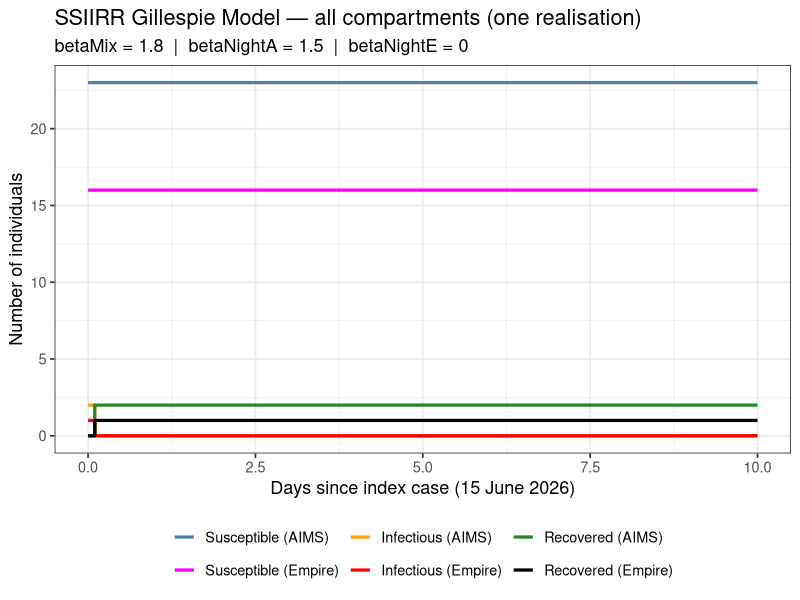
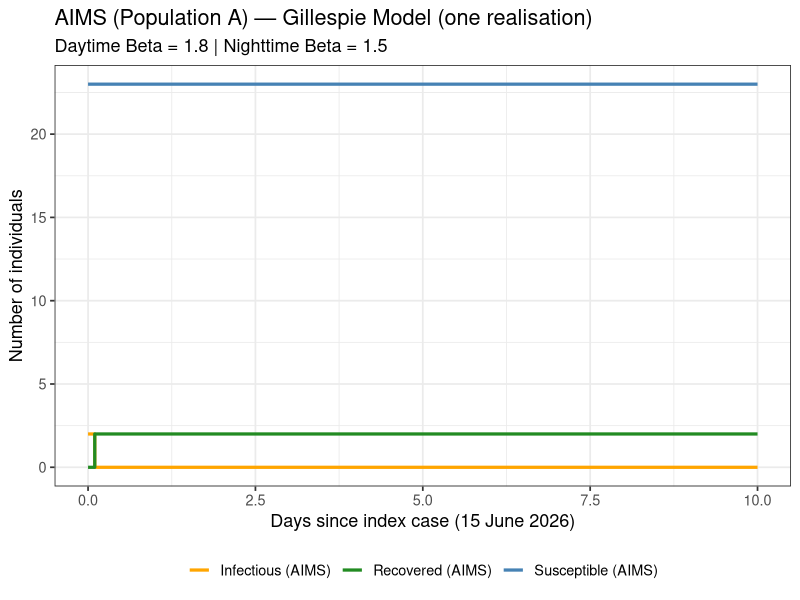
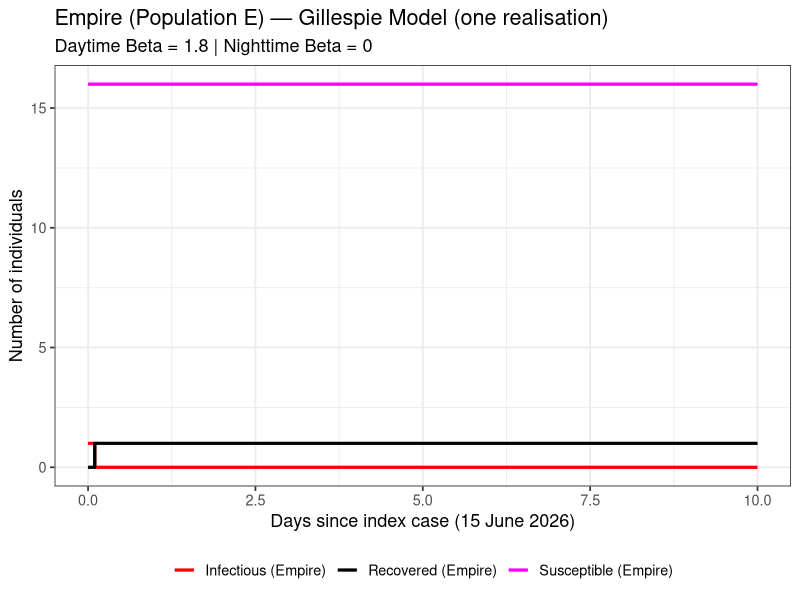
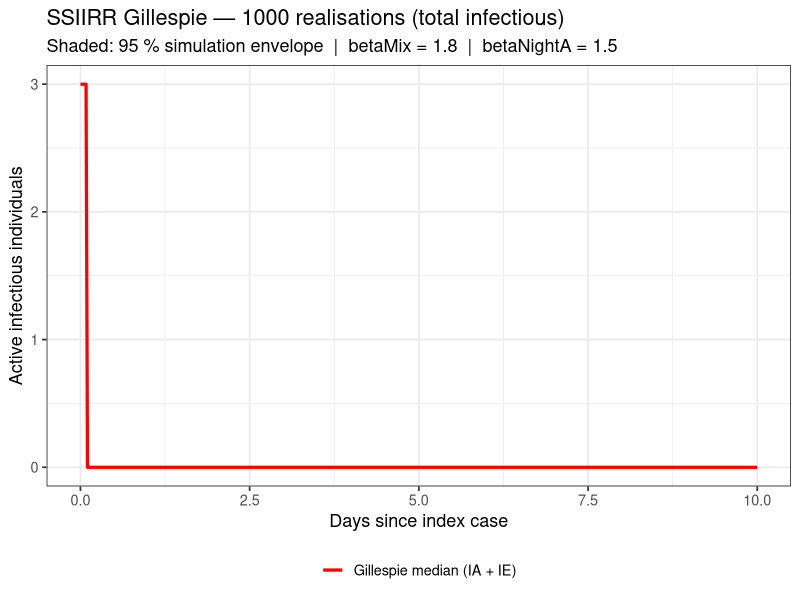
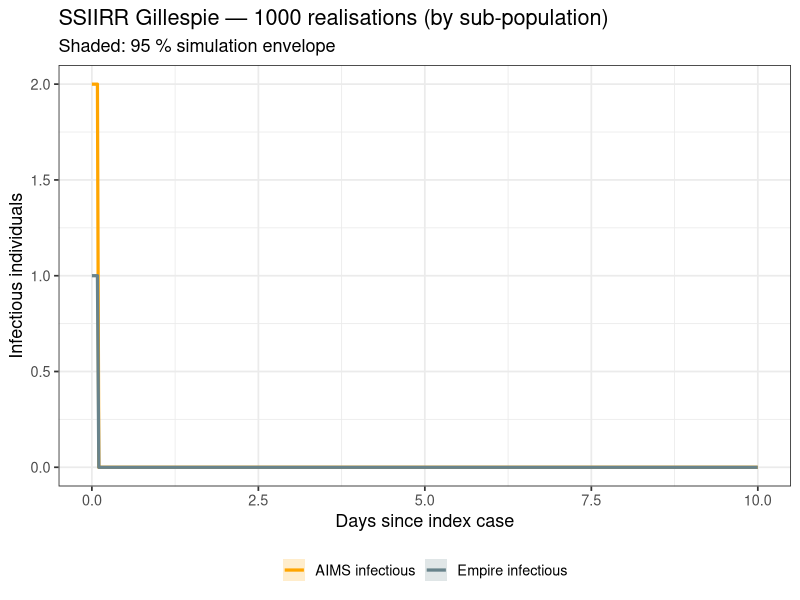

These charts were generated, in order, by the following R code:
# Date    : 22 July 2026
# Authors : Mandita Rakei (original), updated to match SSIIRR deterministic ODE
# Purpose : Gillespie (stochastic) SSIIRR model — two sub-populations (AIMS & Empire)
#           with time-varying (daytime / nighttime) betas

# ---------------------------------------------------------------------------
# Model Description
# ---------------------------------------------------------------------------
# Two sub-populations sharing AIMS during the day:
#   Population A — residents of AIMS     (N_A = 25)
#   Population E — residents of Empire   (N_E = 17)
#
# Compartments: SA, SE, IA, IE, RA, RE
#
# Force of infection mirrors the ODE exactly:
#   DAYTIME   (day_fraction in [0.3328, 0.77071]):
#     inf_mix  = betaMix  * (IA + IE) / N0   <- shared AIMS mixing
#     inf_NA   = 0                             <- no AIMS-only night contact
#     inf_NE   = 0                             <- no Empire-only night contact
#
#   NIGHTTIME (all other hours):
#     inf_mix  = 0
#     inf_NA   = betaNightA * IA / N_A        <- AIMS residents only
#     inf_NE   = betaNightE * IE / N_E        <- Empire residents only
#
# Transitions and rates (exactly matching ODE derivatives):
#   Event               Change                  Rate
#   Infect SA (day)     SA -> IA                (inf_mix) * SA
#   Infect SA (night)   SA -> IA                (inf_NA)  * SA
#   Infect SE (day)     SE -> IE                (inf_mix) * SE
#   Infect SE (night)   SE -> IE                (inf_NE)  * SE
#   Recover IA          IA -> RA                gammaA * IA
#   Recover IE          IE -> RE                gammaE * IE

# ---------------------------------------------------------------------------
# Step 0: Load packages
# ---------------------------------------------------------------------------

library(tidyverse)
library(lubridate)

# ---------------------------------------------------------------------------
# Step 1: Load data and set initial conditions (mirrors ODE script exactly)
# ---------------------------------------------------------------------------

data <- read.csv("MMF-Final+Locations+Doctors.csv", stringsAsFactors = FALSE)

data$Date     <- as.Date(data$Date, format = "%d/%m/%Y")
data$DateTime <- as.POSIXct(paste(data$Date, data$Time),
                            format = "%Y-%m-%d %H:%M:%S")
data$Day      <- as.numeric(data$Date - min(data$Date))

# Location == 1 -> IE (Empire), Location == 0 -> IA (AIMS)
data$Status <- ifelse(data$Location == 1, "IE", "IA")

# Index cases — same logic as ODE script
I0_IE <- sum(data$Location == 1 & data$Infected.by == "Started")
I0_IA <- sum(data$Location == 0 & data$Infected.by == "Started")

# Population sizes — identical to ODE script
N0  <- 42
N_A <- 25
N_E <- 17
S0_A <- N_A - I0_IA
S0_E <- N_E - I0_IE

# Initial state vector — compartment names and order match pop.ssiirr in ODE
y0 <- c(
  SE = S0_E,
  SA = S0_A,
  IA = I0_IA,
  IE = I0_IE,
  RA = 0,
  RE = 0
)

#cat("Initial conditions:\n"); print(y0)

# ---------------------------------------------------------------------------
# Step 2: Parameters — identical to the ODE script
# ---------------------------------------------------------------------------

betaMixprior    <- 1.8
betaNightAprior <- 1.5
betaNightEprior <- 0       # Empire has no night-only transmission in the ODE

params <- c(
  betaMix    = betaMixprior,
  betaNightA = betaNightAprior,
  betaNightE = betaNightEprior,
  gammaA     = 1,
  gammaE     = 1,
  N0         = N0,
  N_A        = N_A,
  N_E        = N_E
)

# Daytime window (fraction of day) — matches ODE exactly
DAYTIME_START <- 0.3328
DAYTIME_END   <- 0.77071

#cat("\nParameters:\n"); print(params)

# ---------------------------------------------------------------------------
# Helper: time-of-day betas (replicates the ifelse logic in the ODE)
# ---------------------------------------------------------------------------

get_betas <- function(t, params) {
  day_fraction <- t %% 1
  is_daytime   <- (day_fraction >= DAYTIME_START) & (day_fraction <= DAYTIME_END)
  
  if (is_daytime) {
    list(
      beta_M  = params["betaMix"],
      beta_NA = 0,
      beta_NE = 0
    )
  } else {
    list(
      beta_M  = 0,
      beta_NA = params["betaNightA"],
      beta_NE = params["betaNightE"]
    )
  }
}

# ---------------------------------------------------------------------------
# Step 3: Single Gillespie step — six possible events, time-dependent rates
# ---------------------------------------------------------------------------

event_ssiirr <- function(time, SA, SE, IA, IE, RA, RE, params, t_end) {
  with(as.list(params), {
    
    betas   <- get_betas(time, params)
    inf_mix <- betas$beta_M  * (IA + IE) / N0
    inf_NA  <- betas$beta_NA * IA / N_A
    inf_NE  <- betas$beta_NE * IE / N_E
    
    # Six event rates — exactly the terms in the ODE derivatives
    rates <- c(
      infect_A_mix   = inf_mix * SA,          # daytime AIMS infection
      infect_A_night = inf_NA  * SA,           # nighttime AIMS-only infection
      infect_E_mix   = inf_mix * SE,           # daytime Empire infection
      infect_E_night = inf_NE  * SE,           # nighttime Empire-only infection
      recover_A      = gammaA  * IA,
      recover_E      = gammaE  * IE
    )
    
    total_rate <- sum(rates)
    
    new_infection <- 0
    
    if (total_rate == 0) {
      # Epidemic is over — jump to end of simulation
      return(data.frame(
        time = t_end,
        SA = SA, SE = SE, IA = IA, IE = IE, RA = RA, RE = RE,
        new_infection = 0
      ))
    }
    
    # Time to next event (exponential inter-arrival)
    #event_time <- time + rexp(1, total_rate)
    event_time <- 0.1
    # Which event fires?
    event_type <- sample(names(rates), 1, prob = rates / total_rate)
    #print(event_type)
    switch(event_type,
           "infect_A_mix"   = { SA <- SA - 1; IA <- IA + 1; new_infection <- 1 },
           "infect_A_night" = { SA <- SA - 1; IA <- IA + 1; new_infection <- 1 },
           "infect_E_mix"   = { SE <- SE - 1; IE <- IE + 1; new_infection <- 1 },
           "infect_E_night" = { SE <- SE - 1; IE <- IE + 1; new_infection <- 1 },
           "recover_A"      = { IA <- IA - 1; RA <- RA + 1 },
           "recover_E"      = { IE <- IE - 1; RE <- RE + 1 }
    )
    
    return(data.frame(
      time = event_time,
      SA = SA, SE = SE, IA = IA, IE = IE, RA = RA, RE = RE,
      new_infection = new_infection
    ))
  })
}

# ---------------------------------------------------------------------------
# Step 4: Full Gillespie simulation from t = 0 to t_end
#         Includes a CI (cumulative incidence) column to mirror ssiirr_CI
# ---------------------------------------------------------------------------

simulate_ssiirr <- function(t_end, y, params) {
  with(as.list(y), {
    
    CI <- 0
    
    ts <- data.frame(
      time = 0,
      SA = SA, SE = SE, IA = IA, IE = IE, RA = RA, RE = RE,
      CI = CI
    )
    current <- ts[1, ]
    
    while (current$time < t_end) {
      
      nxt <- event_ssiirr(
        time = current$time,
        SA   = current$SA,
        SE   = current$SE,
        IA   = current$IA,
        IE   = current$IE,
        RA   = current$RA,
        RE   = current$RE,
        params = params,
        t_end  = t_end
      )
      
      # Stop if next event falls beyond t_end
      if (nxt$time >= t_end) break
      
      CI <- CI + nxt$new_infection
      
      current <- data.frame(
        time = nxt$time,
        SA   = nxt$SA, SE = nxt$SE,
        IA   = nxt$IA, IE = nxt$IE,
        RA   = nxt$RA, RE = nxt$RE,
        CI   = CI
      )
      ts <- rbind(ts, current)
    }
    
    # Final row at exactly t_end for clean downstream indexing
    ts <- rbind(ts, data.frame(
      time = t_end,
      SA   = current$SA, SE = current$SE,
      IA   = current$IA, IE = current$IE,
      RA   = current$RA, RE = current$RE,
      CI   = CI
    ))
    
    return(ts)
  })
}

# ---------------------------------------------------------------------------
# Step 5: Run one realisation
# ---------------------------------------------------------------------------

#set.seed(42)
final_time <- 10     # days — same horizon as the ODE script
ts1 <- simulate_ssiirr(final_time, y0, params)

cat("\nGillespie trajectory (last 6 rows):\n"); print(tail(ts1))

# ---------------------------------------------------------------------------
# Step 6a: Plot all six compartments (mirrors ODE compartment plot)
# ---------------------------------------------------------------------------

ts1_long <- ts1 %>%
  pivot_longer(cols      = c(SA, SE, IA, IE, RA, RE),
               names_to  = "Compartment",
               values_to = "Count") %>%
  mutate(Compartment = factor(Compartment,
                              levels = c("SA", "SE", "IA", "IE", "RA", "RE")))

ggplot(ts1_long, aes(x = time, y = Count, colour = Compartment)) +
  geom_step(linewidth = 1.1) +
  scale_colour_manual(
    values = c(SA = "steelblue", SE = "magenta",
               IA = "orange",   IE = "red",
               RA = "forestgreen", RE = "black"),
    labels = c(SA = "Susceptible (AIMS)",
               SE = "Susceptible (Empire)",
               IA = "Infectious (AIMS)",
               IE = "Infectious (Empire)",
               RA = "Recovered (AIMS)",
               RE = "Recovered (Empire)")
  ) +
  xlab("Days since index case (15 June 2026)") +
  ylab("Number of individuals") +
  ggtitle("SSIIRR Gillespie Model — all compartments (one realisation)",
          subtitle = paste0("betaMix = ", params["betaMix"],
                            "  |  betaNightA = ", params["betaNightA"],
                            "  |  betaNightE = ", params["betaNightE"])) +
  theme_bw(base_size = 13) +
  theme(legend.position = "bottom", legend.title = element_blank())

# ---------------------------------------------------------------------------
# Step 6b: AIMS compartments only (mirrors ODE AIMS plot)
# ---------------------------------------------------------------------------

ts1_long_A <- ts1 %>%
  pivot_longer(cols = c(SA, IA, RA),
               names_to  = "Compartment",
               values_to = "Count")

ggplot(ts1_long_A, aes(x = time, y = Count, colour = Compartment)) +
  geom_step(linewidth = 1.1) +
  scale_colour_manual(
    values = c(SA = "steelblue", IA = "orange", RA = "forestgreen"),
    labels = c(SA = "Susceptible (AIMS)",
               IA = "Infectious (AIMS)",
               RA = "Recovered (AIMS)")
  ) +
  xlab("Days since index case (15 June 2026)") +
  ylab("Number of individuals") +
  ggtitle("AIMS (Population A) — Gillespie Model (one realisation)",
          subtitle = paste0("Daytime Beta = ", params["betaMix"],
                            " | Nighttime Beta = ", params["betaNightA"])) +
  theme_bw(base_size = 13) +
  theme(legend.position = "bottom", legend.title = element_blank())

# ---------------------------------------------------------------------------
# Step 6c: Empire compartments only (mirrors ODE Empire plot)
# ---------------------------------------------------------------------------

ts1_long_E <- ts1 %>%
  pivot_longer(cols = c(SE, IE, RE),
               names_to  = "Compartment",
               values_to = "Count")

ggplot(ts1_long_E, aes(x = time, y = Count, colour = Compartment)) +
  geom_step(linewidth = 1.1) +
  scale_colour_manual(
    values = c(SE = "magenta", IE = "red", RE = "black"),
    labels = c(SE = "Susceptible (Empire)",
               IE = "Infectious (Empire)",
               RE = "Recovered (Empire)")
  ) +
  xlab("Days since index case (15 June 2026)") +
  ylab("Number of individuals") +
  ggtitle("Empire (Population E) — Gillespie Model (one realisation)",
          subtitle = paste0("Daytime Beta = ", params["betaMix"],
                            " | Nighttime Beta = ", params["betaNightE"])) +
  theme_bw(base_size = 13) +
  theme(legend.position = "bottom", legend.title = element_blank())

# ---------------------------------------------------------------------------
# Step 7: Multiple realisations — median + 95 % envelope
# ---------------------------------------------------------------------------

n_sims   <- 1000
time_out <- seq(0, final_time, by = 0.02083)   # ~30-min grid, matches ODE step

# Helper: look up compartment value at each grid point (last-value carry-forward)
get_compartment_at <- function(traj, tgrid, col) {
  sapply(tgrid, function(t) {
    idx <- max(which(traj$time <= t))
    traj[[col]][idx]
  })
}

set.seed(2024)
sim_list <- lapply(seq_len(n_sims), function(i) {
  traj <- simulate_ssiirr(final_time, y0, params)
  data.frame(
    sim  = i,
    time = time_out,
    SA   = get_compartment_at(traj, time_out, "SA"),
    SE   = get_compartment_at(traj, time_out, "SE"),
    IA   = get_compartment_at(traj, time_out, "IA"),
    IE   = get_compartment_at(traj, time_out, "IE"),
    RA   = get_compartment_at(traj, time_out, "RA"),
    RE   = get_compartment_at(traj, time_out, "RE"),
    CI   = get_compartment_at(traj, time_out, "CI")
  )
})

sim_all <- bind_rows(sim_list)

# Summarise per time point
ensemble <- sim_all %>%
  group_by(time) %>%
  summarise(
    IA_med = median(IA), IA_lo = quantile(IA, 0.025), IA_hi = quantile(IA, 0.975),
    IE_med = median(IE), IE_lo = quantile(IE, 0.025), IE_hi = quantile(IE, 0.975),
    SA_med = median(SA), SA_lo = quantile(SA, 0.025), SA_hi = quantile(SA, 0.975),
    SE_med = median(SE), SE_lo = quantile(SE, 0.025), SE_hi = quantile(SE, 0.975),
    RA_med = median(RA), RA_lo = quantile(RA, 0.025), RA_hi = quantile(RA, 0.975),
    RE_med = median(RE), RE_lo = quantile(RE, 0.025), RE_hi = quantile(RE, 0.975),
    .groups = "drop"
  )

# --- Plot: total infectious (IA + IE) ensemble ---
ggplot(ensemble, aes(x = time)) +
  geom_ribbon(aes(ymin = IA_lo + IE_lo, ymax = IA_hi + IE_hi),
              fill = "tomato", alpha = 0.25) +
  geom_line(aes(y = IA_med + IE_med, colour = "Gillespie median (IA + IE)"),
            linewidth = 1.1) +
  scale_colour_manual(values = c("Gillespie median (IA + IE)" = "red")) +
  xlab("Days since index case") +
  ylab("Active infectious individuals") +
  ggtitle(
    paste0("SSIIRR Gillespie — ", n_sims, " realisations (total infectious)"),
    subtitle = paste0("Shaded: 95 % simulation envelope  |  ",
                      "betaMix = ", params["betaMix"],
                      "  |  betaNightA = ", params["betaNightA"])
  ) +
  theme_bw(base_size = 13) +
  theme(legend.position = "bottom", legend.title = element_blank())

# --- Plot: AIMS vs Empire infectious separately ---
ensemble_long <- ensemble %>%
  select(time, IA_med, IE_med, IA_lo, IE_lo, IA_hi, IE_hi) %>%
  pivot_longer(
    cols      = -time,
    names_to  = c("Compartment", ".value"),
    names_sep = "_"
  )

ggplot(ensemble_long, aes(x = time, colour = Compartment, fill = Compartment)) +
  geom_ribbon(aes(ymin = lo, ymax = hi), alpha = 0.2, colour = NA) +
  geom_line(aes(y = med), linewidth = 1.1) +
  scale_colour_manual(values = c(IA = "orange", IE = "lightblue4"),
                      labels = c(IA = "AIMS infectious",
                                 IE = "Empire infectious")) +
  scale_fill_manual(values   = c(IA = "orange", IE = "lightblue4"),
                    labels   = c(IA = "AIMS infectious",
                                 IE = "Empire infectious")) +
  xlab("Days since index case") +
  ylab("Infectious individuals") +
  ggtitle(
    paste0("SSIIRR Gillespie — ", n_sims, " realisations (by sub-population)"),
    subtitle = "Shaded: 95 % simulation envelope"
  ) +
  theme_bw(base_size = 13) +
  theme(legend.position = "bottom", legend.title = element_blank())
